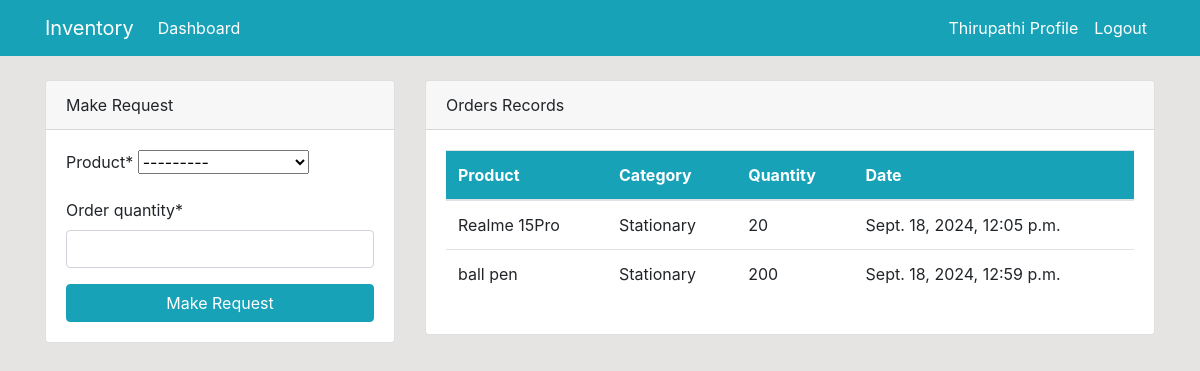
/dashboard (signed in), run on the app's committed database.
### inventory/models.py (models this page shows, shortened)
class Order(models.Model):
    product = models.ForeignKey(Product, on_delete=models.CASCADE,null=True)
    staff = models.ForeignKey(User,models.CASCADE,null= True)
    order_quantity = models.PositiveIntegerField(null= True)
    date = models.DateTimeField(auto_now_add=True)
    class Meta:
        verbose_name_plural = 'Order'

class Product(models.Model):
    name = models.CharField(max_length=100, null=True)
    category = models.CharField(max_length=20, choices= CATEGORY,null=True)
    quantity = models.PositiveIntegerField(null=True)
    class Meta:
        verbose_name_plural = 'Product'
    def __str__(self):
        return f'{self.name} - {self.quantity}'

### inventory/views.py (the view)
# urls.py: path('dashboard',views.index,name="inventory-index"),
@login_required(login_url='user-login')
def index(request):
    order= Order.objects.all()
    products = Product.objects.all()
    workers_count = User.objects.all().count()
    products_count = Product.objects.all().count()
    orders_count = Order.objects.all().count()
    if request.method == 'POST':
        form = OrderForm(request.POST)
        if form.is_valid():
            instance = form.save(commit=False)
            instance.staff = request.user
            instance.save()
            return redirect('inventory-index')
    else:
        form = OrderForm()
    context = {
        'form': form,
        'order': order,
        'products': products,
        'workers_count':workers_count,
        'products_count':products_count,
        'orders_count':orders_count,
    }
    return render(request, 'inventory/index.html', context)

### inventory/forms.py
class OrderForm(forms.ModelForm):
    class Meta:
        model = Order
        fields = ['product','order_quantity']

### templates/inventory/index.html (shortened to what this page needs)
{% extends "partials/base.html" %}
{% block content %}
{% if user.is_authenticated and user.is_staff and user.is_superuser %}
{% include 'partials/topnav.html' %}
 <div class="container">
    <div class="row my-5">
        <div class="col-md-6">
            <div class="bg-white">
                <canvas id="myChart1" width="400" height="300"></canvas>
                <script>
                    var ctx = document.getElementById('myChart1').getContext('2d');
                    var myChart1 = new Chart(ctx, {
                        type: 'pie',
                        data: {
                            labels: [{% for product in products %}'{{product.name}}',{% endfor %}],
                            datasets: [{
                                label: 'Products',
                                data: [{% for product in products %}'{{product.quantity}}',{% endfor %}],
                                backgroundColor: [
                                    'rgba(255, 99, 132, 1)',
                                    'rgba(54, 162, 235, 1)',
                                    'rgba(255, 206, 86, 1)',
                                    'rgba(75, 192, 192, 1)',
                                    'rgba(153, 102, 255, 1)',
                                    'rgba(255, 159, 64, 1)',
                                    'rgba(24, 102, 255, 1)'
                                ],
                                borderColor: [
                                    'rgba(255, 99, 132, 1)',
                                    'rgba(54, 162, 235, 1)',
                                    'rgba(255, 206, 86, 1)',
                                    'rgba(75, 192, 192, 1)',
                                    'rgba(153, 102, 255, 1)',
                                    'rgba(255, 159, 64, 1)',
                                    'rgba(24, 102, 255, 1)'
                                ],
                                borderWidth: 1
                            }]
                        },
                        options: {
                            scales: {
                                yAxes: [{
                                    ticks: {
                                        beginAtZero: true
                                    }
                                }]
                            }
                        }
                    });
                </script>
            </div>
        </div>
        <div class="col-md-6">
            <div class="bg-white">
                <canvas id="myChart" width="400" height="300"></canvas>
                <script>
                    var ctx = document.getElementById('myChart').getContext('2d');
                    var myChart = new Chart(ctx, {
                        type: 'bar',
                        data: {
                            labels: [{% for orders in order %} '{{orders.product.name}}',{% endfor %}],
                            datasets: [{
                                label: 'Orders',
                                data: [{% for orders in order %} {{ orders.order_quantity }}, {% endfor %}],
                                backgroundColor: [
                                    'rgba(255, 99, 132, 1)',
                                    'rgba(54, 162, 235, 1)',
                                    'rgba(255, 206, 86, 1)',
                                    'rgba(75, 192, 192, 1)',
                                    'rgba(153, 102, 255, 1)',
                                    'rgba(255, 159, 64, 1)'
                                ],
                                borderColor: [
                                    'rgba(255, 99, 132, 1)',
                                    'rgba(54, 162, 235, 1)',
                                    'rgba(255, 206, 86, 1)',
                                    'rgba(75, 192, 192, 1)',
                                    'rgba(153, 102, 255, 1)',
                                    'rgba(255, 159, 64, 1)'
                                ],
                                borderWidth: 1
                            }]
                        },
                        options: {
                            scales: {
                                yAxes: [{
                                    ticks: {
                                        beginAtZero: true
                                    }
                                }]
                            }
                        }
                    });
                </script>
            </div>
        </div>
    </div>
</div>
{% else %}
{% include 'inventory/staff_index.html'%}
{% endif %}
{% endblock content %}

### templates/partials/nav.html (shortened to what this page needs)
<nav class="navbar navbar-expand-lg navbar-info bg-info">
    <div class="container">
        {% if user.is_authenticated %}
            <a class="navbar-brand text-white" href="{% url 'inventory-index' %}">Inventory</a>
            <div class="collapse navbar-collapse" id="navbarSupportedContent">
                <ul class="navbar-nav mr-auto">
                    <li class="nav-item active">
                        <a class="nav-link text-white" href="{% url 'inventory-index' %}">Dashboard </a>
                    </li>
                </ul>
                <ul class="navbar-nav ml-auto">
                    <li class="nav-item active">
                        <a class="nav-link text-white" href={% url "user-profile" %}>{{user.username}} Profile
                    </li>
                    <li class="nav-item">
                        <a class="nav-link text-white" href="{% url 'user-logout' %}">Logout</a>
                    </li>
                </ul>
            {% endif %}
        </div>
    </div>
</nav>

### templates/inventory/staff_index.html (shortened to what this page needs)
{% load crispy_forms_tags %}
<div class="container">
    <div>
        <div class="row mt-4">
            <div class="col-md-4">
                <div class="card">
                    <div class="card-header">
                        Make Request
                    </div>
                    <div class="card-body">
                        <form method="POST">
                            {{form|crispy}}
                            <input class="btn btn-info btn-block" type="submit" value="Make Request">
                        </form>
                    </div>
                </div>
            </div>
            <div class="col-md-8">
                <div class="card">
                    <div class="card-header">
                        Orders Records
                    </div>
                    <div class="card-body">
                        <table class="table bg-white">
                            <thead class="bg-info text-white">
                                <tr>
                                    <th scope="col">Product</th>
                                    <th scope="col">Category</th>
                                    <th scope="col">Quantity</th>
                                    <th scope="col">Date</th>
                                </tr>
                            </thead>
                            <tbody>
                                {% for order in order %}
                                {% if order.staff == user %}
                                <tr>
                                    <td>{{order.product.name}}</td>
                                    <td>{{order.product.category}}</td>
                                    <td>{{order.order_quantity}}</td>
                                    <td>{{order.date}}</td>
                                </tr>
                                {% endif %}
                                {% endfor %}
                            </tbody>
                        </table>
                    </div>
                </div>
            </div>
        </div>
    </div>
</div>

### static/style.css (style rules this page uses)
body { background: rgb(230, 227, 227); }

### data on the page
Order: product.name "Realme 15Pro", product.category "Stationary", order_quantity "20", date "Sept. 18, 2024, 12:05 p.m."
Order: product.name "ball pen", product.category "Stationary", order_quantity "200", date "Sept. 18, 2024, 12:59 p.m."

### other printed values
{{ user.username }} "Thirupathi"
